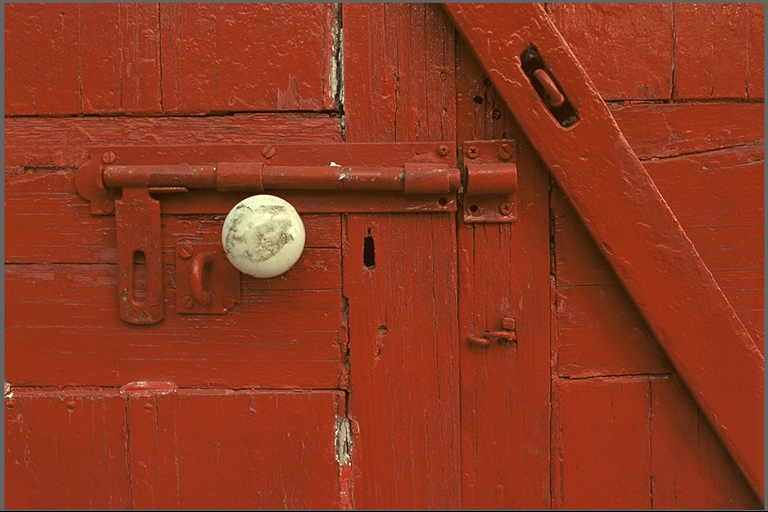
#> input picture koda/kodim02.png, 768 x 512 px
$ python test.py
#> lines starting #> are read from the running program, lines starting #| are printed output that depends on the picture; after the words box and inside, x2 and y2 are one past the last pixel; in counts of white or black regions, pixels touching at a corner belong together
import os
from PIL import Image
import numpy as np
import cv2

def calculate_psnr(original, contrast):
    mse = np.mean((original - contrast) ** 2)
    if mse == 0:
        return 100
    max_value = 255.0
    return 20 * math.log10(max_value / math.sqrt(mse))

def bayer_reverse(img):
    height,width,c = img.shape;
    tmp = np.zeros([height,width]);
    for i in range( height ):
        for j in range( width ):
            if i % 2 == 0 :
                if j % 2 == 0:
                    tmp[i][j] = img[i][j][0];#R
                else:
                    tmp[i][j] = img[i][j][1];#G
            else :
                if j % 2 == 0:
                    tmp[i][j] = img[i][j][1];#G
                else:
                    tmp[i][j] = img[i][j][2];#B

    return tmp;


dataset_path = 'koda/kodim02.png'
img = Image.open(dataset_path)
#> img is the input picture: PIL image 768x512 RGB; mean R, G, B 142.9, 56.4, 31.2
# img.show()
img = np.array(img)
original = img

print(img.shape)
#| (512, 768, 3)
b = img[:,:,0]
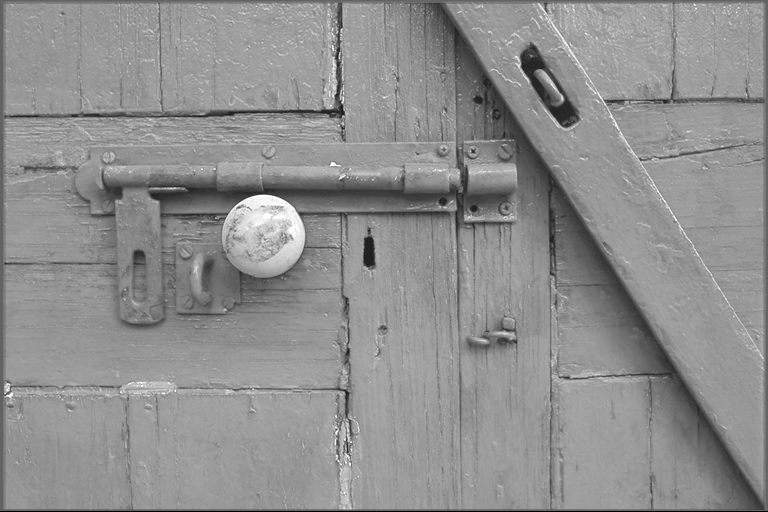
#> b: shape (512, 768); min 0, max 255, mean 142.9
g = img[:,:,1]
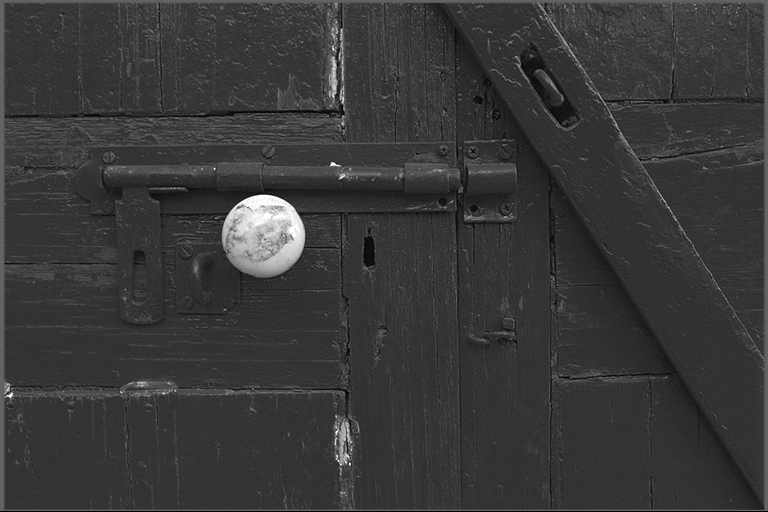
#> g: shape (512, 768); min 0, max 255, mean 56.4
r = img[:,:,2]
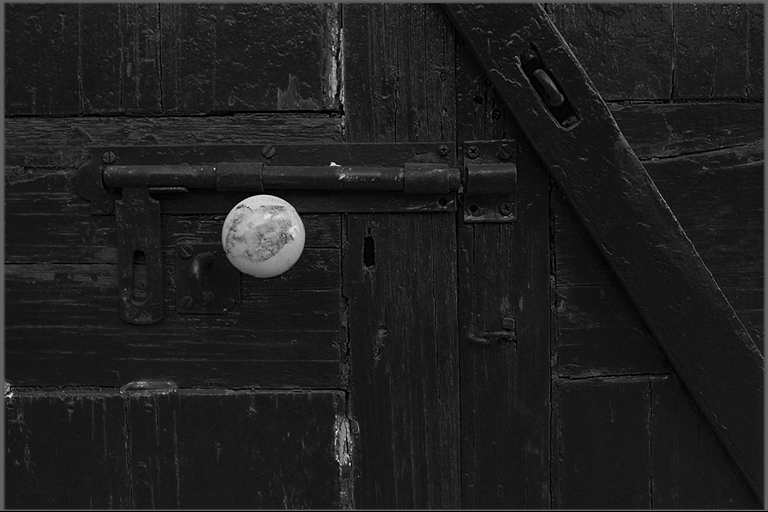
#> r: shape (512, 768); min 0, max 254, mean 31.2
print(b.shape)
#| (512, 768)
cv2.imshow("Blue",b)
cv2.imshow("Green",g)
cv2.imshow("Red",r)

print(img[130,101,0])
#| 148
print(img[130,101,1])
#| 66
print(img[130,101,2])
#| 46
print(img[257,91,0])
#| 133
print(img[257,91,1])
#| 50
print(img[257,91,2])
#| 25
tmp = np.zeros([img.shape[0], img.shape[1]])
tmp = bayer_reverse(original)
#> after the loop in bayer_reverse, `for i in range( height ):`:
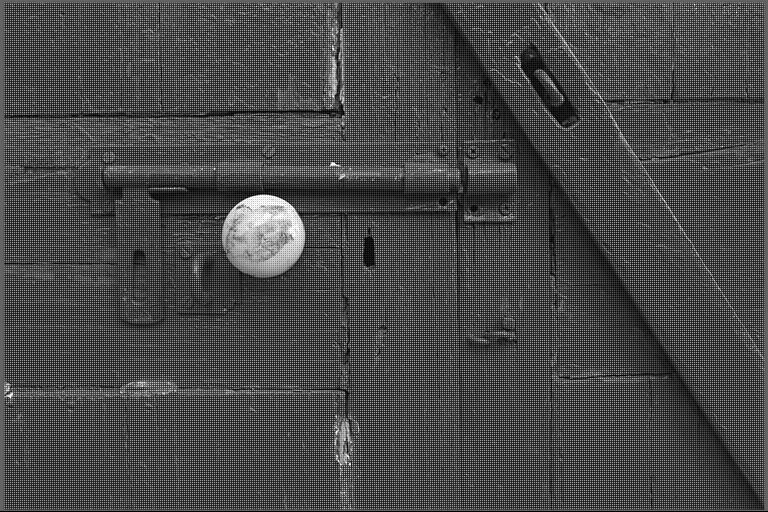
#> tmp: shape (512, 768) float64; min 0, max 255, mean 71.6
print(tmp[257,91])
#| 25.0
print(tmp.shape)
#| (512, 768)

cv2.imshow('new_image',tmp)
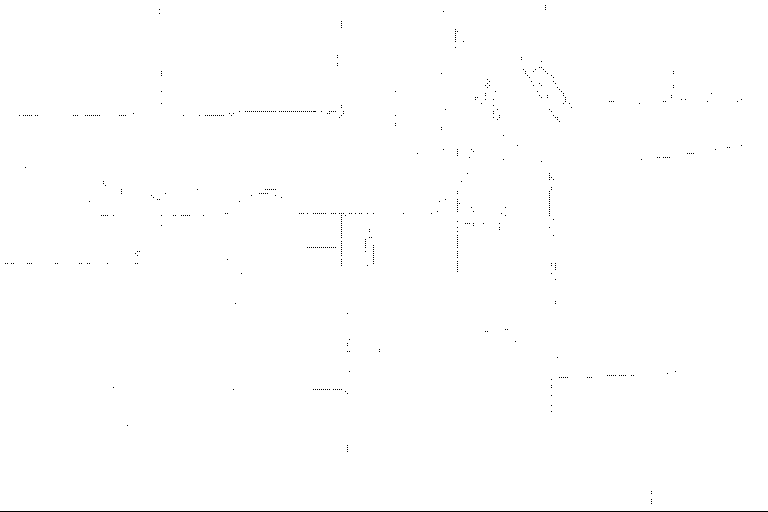
#> window 'new_image': shape (512, 768); 99.7% white; black in thin lines or dots
cv2.waitKey(0)

$ run again, with koda/kodim01.png copied over koda/kodim02.png
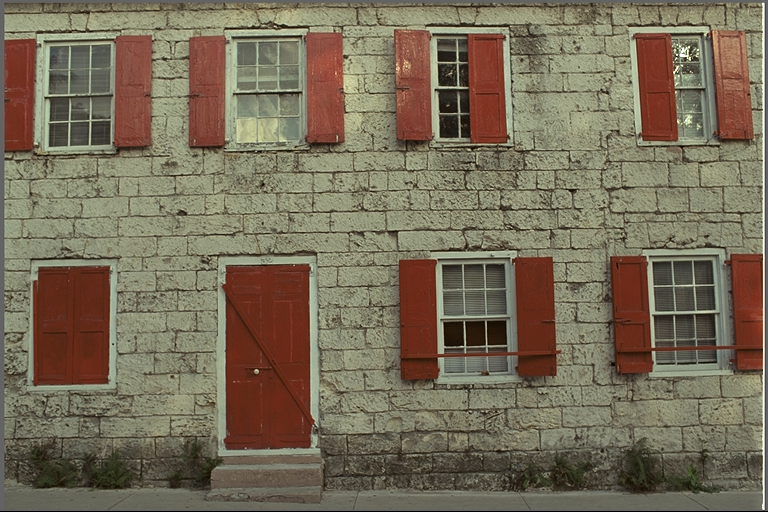
#> input picture koda/kodim01.png, 768 x 512 px
#> img is the input picture: PIL image 768x512 RGB; mean R, G, B 119.8, 108.7, 88.4
#| (512, 768, 3)
#> `r = img[:,:,2]`:
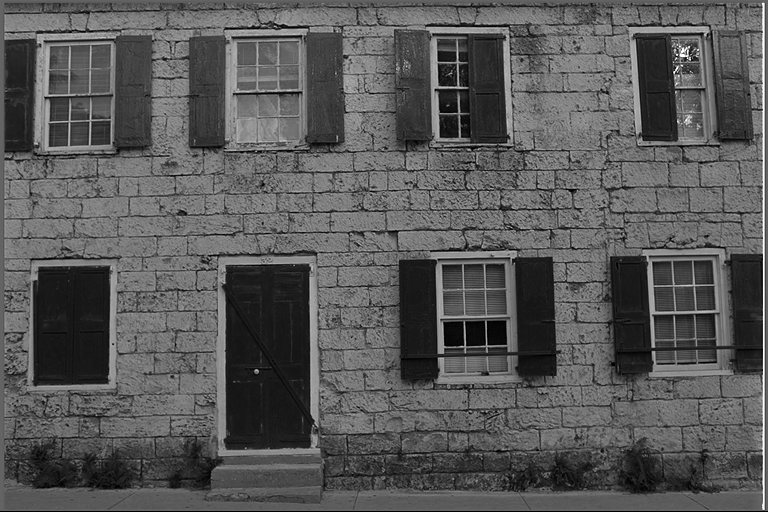
#> r: shape (512, 768); min 0, max 255, mean 88.4
#| (512, 768)
#| 60
#| 56
#| 50
#| 72
#| 70
#| 53
#| 53.0
#| (512, 768)
#> `cv2.imshow('new_image',tmp)`:
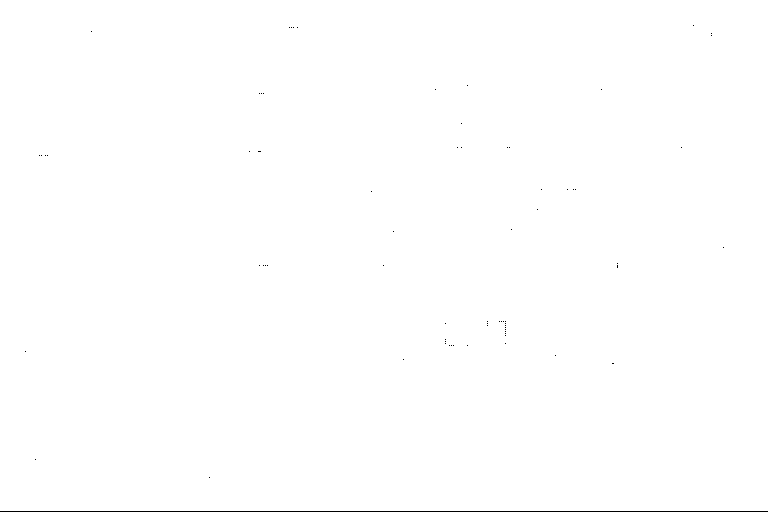
#> window 'new_image': shape (512, 768); 99.8% white; black in thin lines or dots
